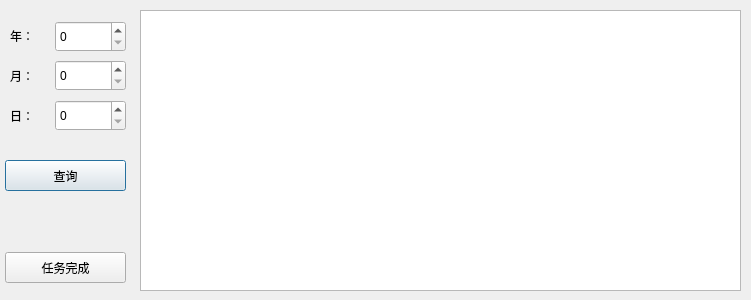
<?xml version="1.0" encoding="UTF-8"?>
<ui version="4.0">
 <class>operator_Dialog</class>
 <widget class="QDialog" name="operator_Dialog">
  <property name="geometry">
   <rect>
    <x>0</x>
    <y>0</y>
    <width>751</width>
    <height>300</height>
   </rect>
  </property>
  <property name="windowTitle">
   <string>Dialog</string>
  </property>
  <widget class="QLabel" name="label_2">
   <property name="geometry">
    <rect>
     <x>10</x>
     <y>60</y>
     <width>41</width>
     <height>31</height>
    </rect>
   </property>
   <property name="text">
    <string>月：</string>
   </property>
  </widget>
  <widget class="QSpinBox" name="mm_spinBox">
   <property name="geometry">
    <rect>
     <x>55</x>
     <y>60</y>
     <width>71</width>
     <height>31</height>
    </rect>
   </property>
  </widget>
  <widget class="QLabel" name="label_3">
   <property name="geometry">
    <rect>
     <x>10</x>
     <y>100</y>
     <width>41</width>
     <height>31</height>
    </rect>
   </property>
   <property name="text">
    <string>日：</string>
   </property>
  </widget>
  <widget class="QSpinBox" name="yyyy_spinBox">
   <property name="geometry">
    <rect>
     <x>55</x>
     <y>21</y>
     <width>71</width>
     <height>31</height>
    </rect>
   </property>
  </widget>
  <widget class="QSpinBox" name="dd_spinBox">
   <property name="geometry">
    <rect>
     <x>55</x>
     <y>100</y>
     <width>71</width>
     <height>31</height>
    </rect>
   </property>
  </widget>
  <widget class="QLabel" name="label">
   <property name="geometry">
    <rect>
     <x>10</x>
     <y>20</y>
     <width>41</width>
     <height>31</height>
    </rect>
   </property>
   <property name="text">
    <string>年：</string>
   </property>
  </widget>
  <widget class="QPushButton" name="query_pushButton">
   <property name="geometry">
    <rect>
     <x>5</x>
     <y>160</y>
     <width>121</width>
     <height>31</height>
    </rect>
   </property>
   <property name="text">
    <string>查询</string>
   </property>
  </widget>
  <widget class="QTableWidget" name="tableWidget">
   <property name="geometry">
    <rect>
     <x>140</x>
     <y>10</y>
     <width>601</width>
     <height>281</height>
    </rect>
   </property>
  </widget>
  <widget class="QPushButton" name="done_pushButton">
   <property name="geometry">
    <rect>
     <x>5</x>
     <y>252</y>
     <width>121</width>
     <height>31</height>
    </rect>
   </property>
   <property name="text">
    <string>任务完成</string>
   </property>
  </widget>
  <widget class="QLabel" name="label_remindMission">
   <property name="geometry">
    <rect>
     <x>5</x>
     <y>210</y>
     <width>121</width>
     <height>31</height>
    </rect>
   </property>
   <property name="text">
    <string/>
   </property>
  </widget>
  <widget class="QLabel" name="label_7">
   <property name="geometry">
    <rect>
     <x>130</x>
     <y>0</y>
     <width>621</width>
     <height>8</height>
    </rect>
   </property>
   <property name="styleSheet">
    <string notr="true">border-image: url(:/1149835 - 副本.jpg);</string>
   </property>
   <property name="text">
    <string/>
   </property>
  </widget>
  <widget class="QLabel" name="label_6">
   <property name="geometry">
    <rect>
     <x>130</x>
     <y>0</y>
     <width>8</width>
     <height>301</height>
    </rect>
   </property>
   <property name="styleSheet">
    <string notr="true">border-image: url(:/1149835.jpg);</string>
   </property>
   <property name="text">
    <string/>
   </property>
  </widget>
  <widget class="QLabel" name="label_8">
   <property name="geometry">
    <rect>
     <x>130</x>
     <y>291</y>
     <width>621</width>
     <height>8</height>
    </rect>
   </property>
   <property name="styleSheet">
    <string notr="true">border-image: url(:/1149835 - 副本.jpg);</string>
   </property>
   <property name="text">
    <string/>
   </property>
  </widget>
  <widget class="QLabel" name="label_9">
   <property name="geometry">
    <rect>
     <x>742</x>
     <y>0</y>
     <width>8</width>
     <height>301</height>
    </rect>
   </property>
   <property name="styleSheet">
    <string notr="true">border-image: url(:/1149835.jpg);</string>
   </property>
   <property name="text">
    <string/>
   </property>
  </widget>
  <widget class="QLabel" name="label_4">
   <property name="geometry">
    <rect>
     <x>0</x>
     <y>0</y>
     <width>751</width>
     <height>300</height>
    </rect>
   </property>
   <property name="styleSheet">
    <string notr="true">border-image: url(:/backGround (4).jpg);</string>
   </property>
   <property name="text">
    <string/>
   </property>
  </widget>
  <zorder>label_4</zorder>
  <zorder>label_2</zorder>
  <zorder>mm_spinBox</zorder>
  <zorder>label_3</zorder>
  <zorder>yyyy_spinBox</zorder>
  <zorder>dd_spinBox</zorder>
  <zorder>label</zorder>
  <zorder>query_pushButton</zorder>
  <zorder>tableWidget</zorder>
  <zorder>done_pushButton</zorder>
  <zorder>label_remindMission</zorder>
  <zorder>label_7</zorder>
  <zorder>label_6</zorder>
  <zorder>label_8</zorder>
  <zorder>label_9</zorder>
 </widget>
 <resources/>
 <connections/>
</ui>
